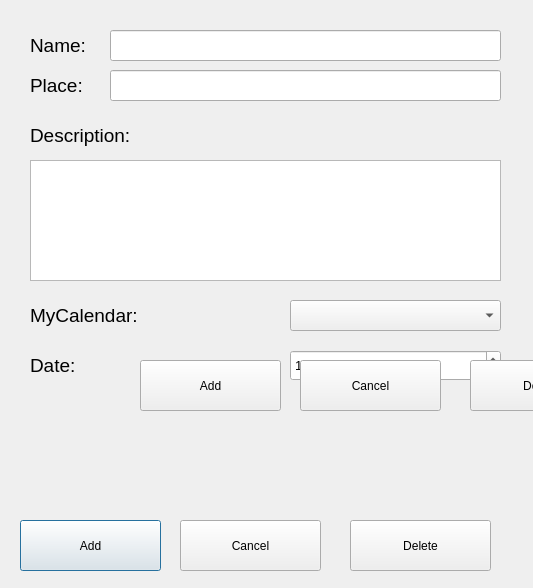
<?xml version="1.0" encoding="UTF-8"?>
<ui version="4.0">
 <class>EventDialog</class>
 <widget class="QDialog" name="EventDialog">
  <property name="geometry">
   <rect>
    <x>0</x>
    <y>0</y>
    <width>533</width>
    <height>588</height>
   </rect>
  </property>
  <property name="windowTitle">
   <string>Event Manager</string>
  </property>
  <widget class="QLabel" name="name_label">
   <property name="geometry">
    <rect>
     <x>30</x>
     <y>30</y>
     <width>71</width>
     <height>31</height>
    </rect>
   </property>
   <property name="font">
    <font>
     <pointsize>14</pointsize>
    </font>
   </property>
   <property name="text">
    <string>Name:</string>
   </property>
  </widget>
  <widget class="QLineEdit" name="name_edit">
   <property name="geometry">
    <rect>
     <x>110</x>
     <y>30</y>
     <width>391</width>
     <height>31</height>
    </rect>
   </property>
   <property name="font">
    <font>
     <pointsize>10</pointsize>
    </font>
   </property>
  </widget>
  <widget class="QLabel" name="name_label_2">
   <property name="geometry">
    <rect>
     <x>30</x>
     <y>70</y>
     <width>71</width>
     <height>31</height>
    </rect>
   </property>
   <property name="font">
    <font>
     <pointsize>14</pointsize>
    </font>
   </property>
   <property name="text">
    <string>Place:</string>
   </property>
  </widget>
  <widget class="QLineEdit" name="place_edit">
   <property name="geometry">
    <rect>
     <x>110</x>
     <y>70</y>
     <width>391</width>
     <height>31</height>
    </rect>
   </property>
   <property name="font">
    <font>
     <pointsize>10</pointsize>
    </font>
   </property>
  </widget>
  <widget class="QLabel" name="name_label_3">
   <property name="geometry">
    <rect>
     <x>30</x>
     <y>120</y>
     <width>131</width>
     <height>31</height>
    </rect>
   </property>
   <property name="font">
    <font>
     <pointsize>14</pointsize>
    </font>
   </property>
   <property name="text">
    <string>Description:</string>
   </property>
  </widget>
  <widget class="QTextEdit" name="description_edit">
   <property name="geometry">
    <rect>
     <x>30</x>
     <y>160</y>
     <width>471</width>
     <height>121</height>
    </rect>
   </property>
   <property name="font">
    <font>
     <pointsize>10</pointsize>
    </font>
   </property>
  </widget>
  <widget class="QLabel" name="name_label_4">
   <property name="geometry">
    <rect>
     <x>30</x>
     <y>300</y>
     <width>131</width>
     <height>31</height>
    </rect>
   </property>
   <property name="font">
    <font>
     <pointsize>14</pointsize>
    </font>
   </property>
   <property name="text">
    <string>MyCalendar:</string>
   </property>
  </widget>
  <widget class="QLabel" name="name_label_5">
   <property name="geometry">
    <rect>
     <x>30</x>
     <y>350</y>
     <width>131</width>
     <height>31</height>
    </rect>
   </property>
   <property name="font">
    <font>
     <pointsize>14</pointsize>
    </font>
   </property>
   <property name="text">
    <string>Date:</string>
   </property>
  </widget>
  <widget class="QDateTimeEdit" name="dateTimeEdit">
   <property name="geometry">
    <rect>
     <x>290</x>
     <y>350</y>
     <width>211</width>
     <height>31</height>
    </rect>
   </property>
   <property name="font">
    <font>
     <pointsize>10</pointsize>
    </font>
   </property>
   <property name="date">
    <date>
     <year>2020</year>
     <month>4</month>
     <day>17</day>
    </date>
   </property>
  </widget>
  <widget class="QComboBox" name="comboBox">
   <property name="geometry">
    <rect>
     <x>290</x>
     <y>300</y>
     <width>211</width>
     <height>31</height>
    </rect>
   </property>
   <property name="font">
    <font>
     <pointsize>10</pointsize>
    </font>
   </property>
  </widget>
  <widget class="QPushButton" name="add_button">
   <property name="geometry">
    <rect>
     <x>20</x>
     <y>520</y>
     <width>141</width>
     <height>51</height>
    </rect>
   </property>
   <property name="text">
    <string>Add</string>
   </property>
  </widget>
  <widget class="QPushButton" name="cancel_button">
   <property name="geometry">
    <rect>
     <x>180</x>
     <y>520</y>
     <width>141</width>
     <height>51</height>
    </rect>
   </property>
   <property name="text">
    <string>Cancel</string>
   </property>
  </widget>
  <widget class="QPushButton" name="delete_button">
   <property name="geometry">
    <rect>
     <x>350</x>
     <y>520</y>
     <width>141</width>
     <height>51</height>
    </rect>
   </property>
   <property name="text">
    <string>Delete</string>
   </property>
  </widget>
  <widget class="QPushButton" name="delete_button_2">
   <property name="geometry">
    <rect>
     <x>470</x>
     <y>360</y>
     <width>141</width>
     <height>51</height>
    </rect>
   </property>
   <property name="text">
    <string>Delete</string>
   </property>
  </widget>
  <widget class="QPushButton" name="add_button_2">
   <property name="geometry">
    <rect>
     <x>140</x>
     <y>360</y>
     <width>141</width>
     <height>51</height>
    </rect>
   </property>
   <property name="text">
    <string>Add</string>
   </property>
  </widget>
  <widget class="QPushButton" name="cancel_button_2">
   <property name="geometry">
    <rect>
     <x>300</x>
     <y>360</y>
     <width>141</width>
     <height>51</height>
    </rect>
   </property>
   <property name="text">
    <string>Cancel</string>
   </property>
  </widget>
 </widget>
 <resources/>
 <connections/>
</ui>
